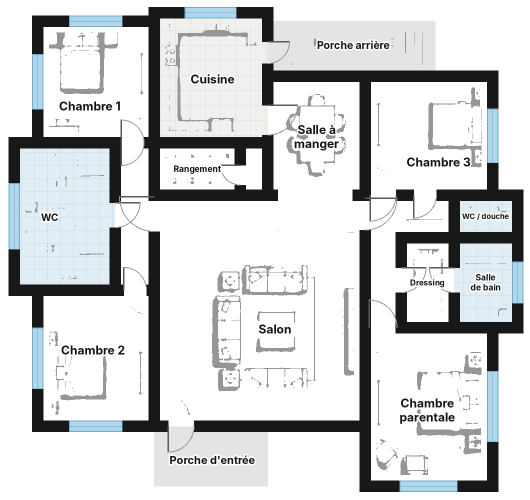
#> input picture visite_plan/jobs/V4-4CH-02/plan.png, 1060 x 1000 px (shown at 1/2 size)
$ python make_paths.py
#> lines starting #> are read from the running program, lines starting #| are printed output that depends on the picture
"""Pièces et trajets pour V4-4CH-02 : coordonnées du plan source (avant agrandissement x1), puis échelle K et décalage OFF vers plan.png."""
import json
from PIL import Image, ImageDraw
K = 1
OFF = (-20, -40)
def o(p): return (p[0]*K+OFF[0], p[1]*K+OFF[1])
def rect(x0,y0,x1,y1): return [(x0,y0),(x1,y0),(x1,y1),(x0,y1)]
POLYS = {
 "Porche d'entrée": rect(318, 915, 540, 1030),
 "Salon": rect(330, 455, 725, 905),
 "Salle à manger": rect(555, 220, 725, 445),
 "Cuisine": rect(335, 90, 540, 340),
 "Porche arrière": rect(560, 105, 870, 205),
 "Chambre 1": rect(95, 115, 305, 320),
 "WC": rect(40, 340, 160, 630),
 "Chambre 2": rect(95, 645, 305, 905),
 "Chambre 3": rect(750, 215, 990, 435),
 "Chambre parentale": [(750,540),(1045,540),(1045,715),(985,715),(985,1025),(750,1025)],
}
START = (430, 1080)
PATHS = {   # waypoints : toujours par les portes / ouvertures
 "Porche d'entrée": [START,(430,1040),(425,980)],
 "Salon": [(425,980),(380,935),(362,900),(360,780),(380,720),(420,718),(500,720)],
 "Salle à manger": [(500,720),(420,718),(365,700),(360,500),(450,470),(600,460),(640,425)],
 "Cuisine": [(640,425),(600,455),(520,452),(515,420),(500,360),(440,250)],
 "Porche arrière": [(440,250),(500,240),(540,180),(580,165),(700,150)],
 "Chambre 1": [(700,150),(580,165),(545,180),(480,250),(500,380),(515,440),(400,470),(330,470),(280,400),(275,340),(220,260)],
 "WC": [(220,260),(275,340),(250,420),(200,430),(150,415),(110,410)],
 "Chambre 2": [(110,410),(200,430),(260,520),(270,620),(250,665),(200,770)],
 "Chambre 3": [(200,770),(250,665),(280,600),(330,480),(400,462),(700,460),(745,430),(780,400),(820,330)],
 "Chambre parentale": [(820,330),(780,410),(760,470),(760,600),(765,700),(800,760),(800,850)],
}
def chaikin(pts, n=2):
    for _ in range(n):
        out=[pts[0]]
        for a,b in zip(pts,pts[1:]):
            out += [(0.75*a[0]+0.25*b[0],0.75*a[1]+0.25*b[1]),(0.25*a[0]+0.75*b[0],0.25*a[1]+0.75*b[1])]
        out.append(pts[-1]); pts=out
    return pts
rooms=[]
for name, wp in PATHS.items():
    sm = chaikin(wp) if len(wp)>2 else wp
    rooms.append({"name":name,"path":[[round(c,1) for c in o(p)] for p in sm],"poly":[[round(c,1) for c in o(p)] for p in POLYS[name]]})
json.dump({"start":list(o(START)),"rooms":rooms},open("paths.json","w"),indent=1,ensure_ascii=False)
img=Image.open("plan.png").convert("RGB"); d=ImageDraw.Draw(img,"RGBA")
#> further down, img is the input picture: PIL image 1060x1000 RGB; mean R, G, B 212.3, 214.1, 215
cols=[(240,138,46),(200,0,0),(0,160,0),(160,0,200),(0,160,160),(200,120,0),(255,0,120),(90,90,90),(0,0,0),(0,120,255)]
for i,r in enumerate(rooms):
    c=cols[i%len(cols)]
    d.polygon([tuple(p) for p in r["poly"]],fill=c+(45,),outline=c+(255,))
    d.line([tuple(p) for p in r["path"]],fill=c+(255,),width=5)
img.save("paths_check.png")
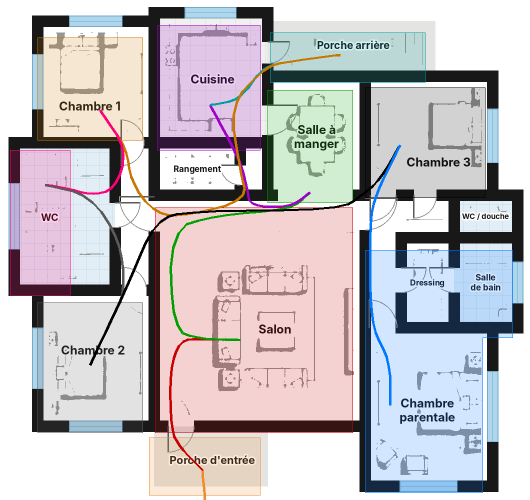
#> saved as paths_check.png: PIL image 1060x1000 RGB (shown at 1/2 size); mean R, G, B 198.8, 194.6, 198.4

$ run again, with visite_plan/jobs/V4-4CH-02/source.png copied over visite_plan/jobs/V4-4CH-02/plan.png
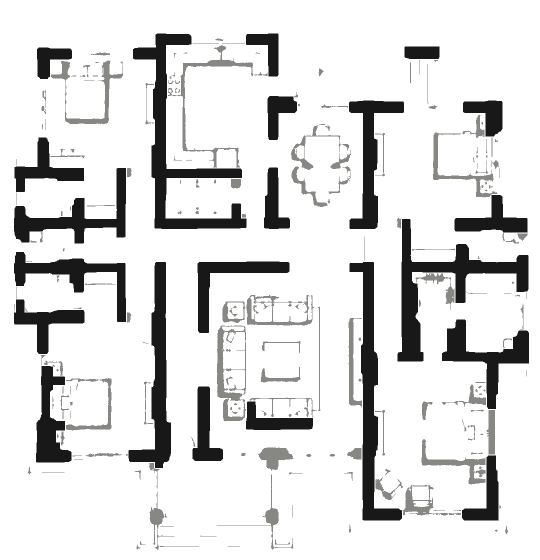
#> input picture visite_plan/jobs/V4-4CH-02/source.png, 1080 x 1120 px (shown at 1/2 size)
#> img is the input picture: PIL image 1080x1120 RGB; mean R, G, B 220.4, 220.4, 220.3
#> `img.save("paths_check.png")`:
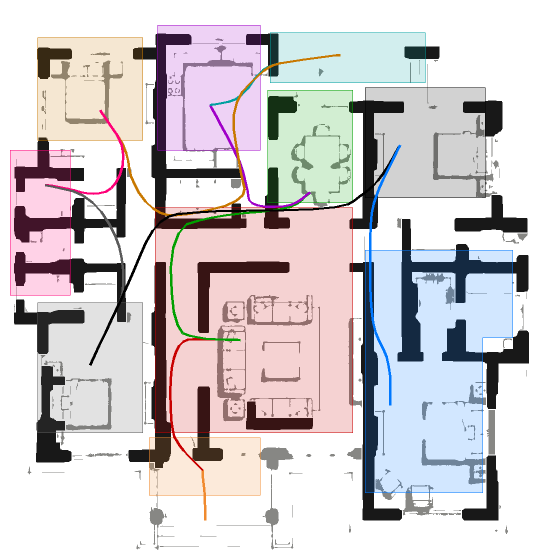
#> saved as paths_check.png: PIL image 1080x1120 RGB (shown at 1/2 size); mean R, G, B 208.9, 203.7, 206.3

$ run again, with visite_plan/jobs/V4-4CH-02/source_fr.png copied over visite_plan/jobs/V4-4CH-02/plan.png
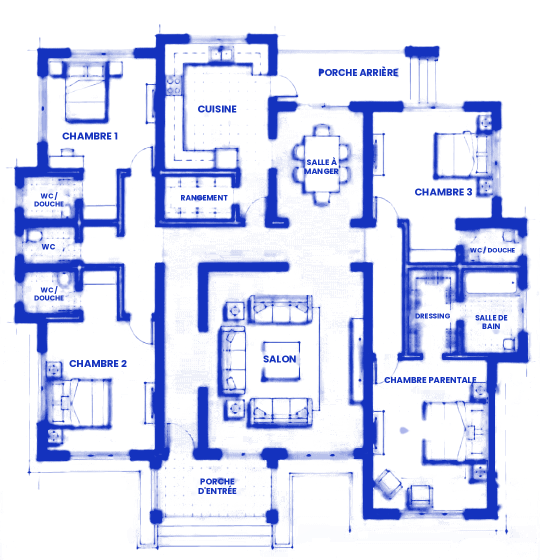
#> input picture visite_plan/jobs/V4-4CH-02/source_fr.png, 1080 x 1120 px (shown at 1/2 size)
#> img is the input picture: PIL image 1080x1120 RGB; mean R, G, B 214.6, 219.7, 243.7
#> `img.save("paths_check.png")`:
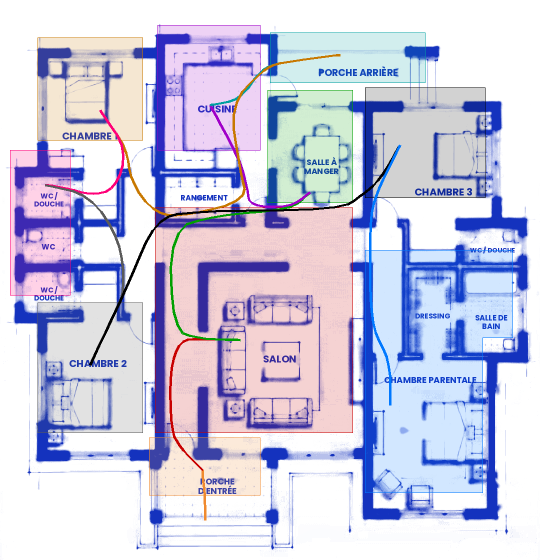
#> saved as paths_check.png: PIL image 1080x1120 RGB (shown at 1/2 size); mean R, G, B 203.9, 203.1, 226.3
